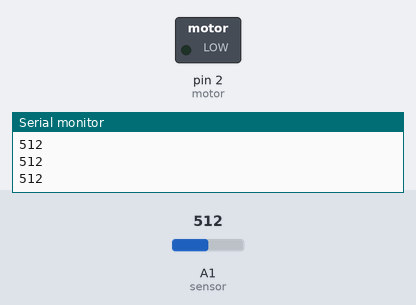
A sketch run on a simulated Arduino Uno, built with avr-gcc and run on an emulated ATmega328P. Shown: switched loads named in the sketch (green lamp = pin HIGH), the last lines printed to the serial monitor. The inputs (shaded band) are chosen by the test bench; at power-on: A1 (sensor) = 512.

Above: at 1.2 s.
1.3 s: A1 (sensor) set to 584
2.8 s: A1 (sensor) set to 617
At 3.2 s:
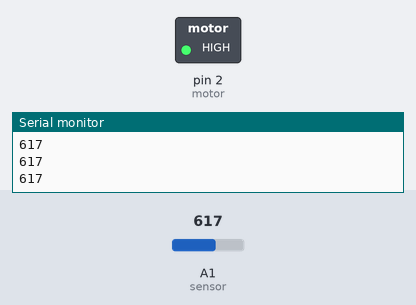
4.3 s: A1 (sensor) set to 726
5.8 s: A1 (sensor) set to 754
At 6.7 s:
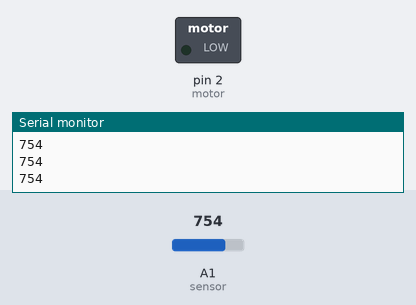
7.3 s: A1 (sensor) set to 725
At 7.8 s:
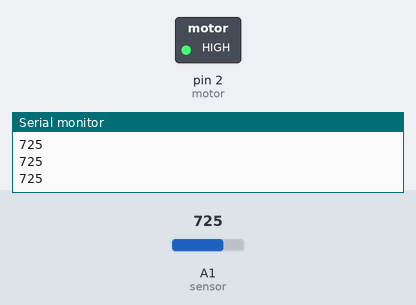
Timing chart, 0 to 9.8 s (numbered marks = the images above; inputs shaded):
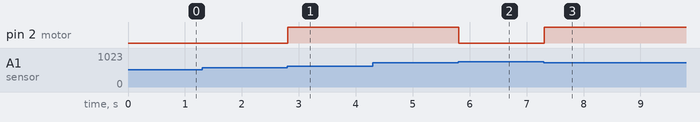

Measured:
- the behaviour switches between 600 and 601 on A1 (sensor) (found by bisection; images 0 and 1)
- the behaviour switches between 735 and 736 on A1 (sensor) (found by bisection; images 1 and 2)
- after the input at 2.8 s, pin 2 (motor): LOW → HIGH at once
- after the input at 5.8 s, pin 2 (motor): HIGH → LOW at once
- after the input at 7.3 s, pin 2 (motor): LOW → HIGH at once

The sketch:

Soil_Mositure.ino
```cpp
int motor = 2;     //assign motor with arduino in D2.
int sensor = 1;    //assign soil sensor in A1.
int soil = 0;      //sensor output variable.
boolean flag = false;

void setup() {
  Serial.begin(9600);   //start serial communication.
  pinMode(motor, OUTPUT);   //setup motor PIN as output.
}

void loop(){    //endless loop. do it forever.
  soil = analogRead(sensor);
  Serial.println(soil);

  if(soil < 150){ //set motor as OFF.
    flag = false;
    digitalWrite(motor, LOW);}
  else if(soil > 735){ //set motor as OFF.
    flag = false;
    digitalWrite(motor, LOW);}

  if(soil > 600){flag = true;}

 if(soil > 160 && soil < 730){
   if(flag == true){
    digitalWrite(motor, HIGH);  //set motor as ON.
   }
 }
}
```
